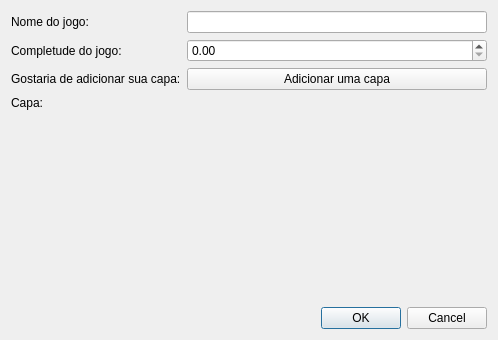
<?xml version="1.0" encoding="UTF-8"?>
<ui version="4.0">
 <class>Dialog</class>
 <widget class="QDialog" name="Dialog">
  <property name="geometry">
   <rect>
    <x>0</x>
    <y>0</y>
    <width>498</width>
    <height>340</height>
   </rect>
  </property>
  <property name="windowTitle">
   <string>Adicionar Jogo</string>
  </property>
  <property name="modal">
   <bool>true</bool>
  </property>
  <layout class="QVBoxLayout" name="verticalLayout">
   <item>
    <layout class="QFormLayout" name="formLayout">
     <item row="0" column="0">
      <widget class="QLabel" name="label">
       <property name="text">
        <string>Nome do jogo:</string>
       </property>
      </widget>
     </item>
     <item row="0" column="1">
      <widget class="QLineEdit" name="txtNome"/>
     </item>
     <item row="1" column="0">
      <widget class="QLabel" name="label_2">
       <property name="text">
        <string>Completude do jogo:</string>
       </property>
      </widget>
     </item>
     <item row="1" column="1">
      <widget class="QDoubleSpinBox" name="completeDBox"/>
     </item>
     <item row="2" column="0">
      <widget class="QLabel" name="label_3">
       <property name="text">
        <string>Gostaria de adicionar sua capa:</string>
       </property>
      </widget>
     </item>
     <item row="2" column="1">
      <widget class="QPushButton" name="pushButton">
       <property name="text">
        <string>Adicionar uma capa</string>
       </property>
      </widget>
     </item>
     <item row="3" column="0">
      <widget class="QLabel" name="label_4">
       <property name="text">
        <string>Capa:</string>
       </property>
      </widget>
     </item>
     <item row="3" column="1">
      <widget class="QLabel" name="labelImage">
       <property name="text">
        <string/>
       </property>
      </widget>
     </item>
    </layout>
   </item>
   <item>
    <widget class="QDialogButtonBox" name="buttonBox">
     <property name="orientation">
      <enum>Qt::Horizontal</enum>
     </property>
     <property name="standardButtons">
      <set>QDialogButtonBox::Cancel|QDialogButtonBox::Ok</set>
     </property>
    </widget>
   </item>
  </layout>
 </widget>
 <resources/>
 <connections>
  <connection>
   <sender>buttonBox</sender>
   <signal>accepted()</signal>
   <receiver>Dialog</receiver>
   <slot>accept()</slot>
   <hints>
    <hint type="sourcelabel">
     <x>248</x>
     <y>254</y>
    </hint>
    <hint type="destinationlabel">
     <x>157</x>
     <y>274</y>
    </hint>
   </hints>
  </connection>
  <connection>
   <sender>buttonBox</sender>
   <signal>rejected()</signal>
   <receiver>Dialog</receiver>
   <slot>reject()</slot>
   <hints>
    <hint type="sourcelabel">
     <x>316</x>
     <y>260</y>
    </hint>
    <hint type="destinationlabel">
     <x>286</x>
     <y>274</y>
    </hint>
   </hints>
  </connection>
 </connections>
</ui>
